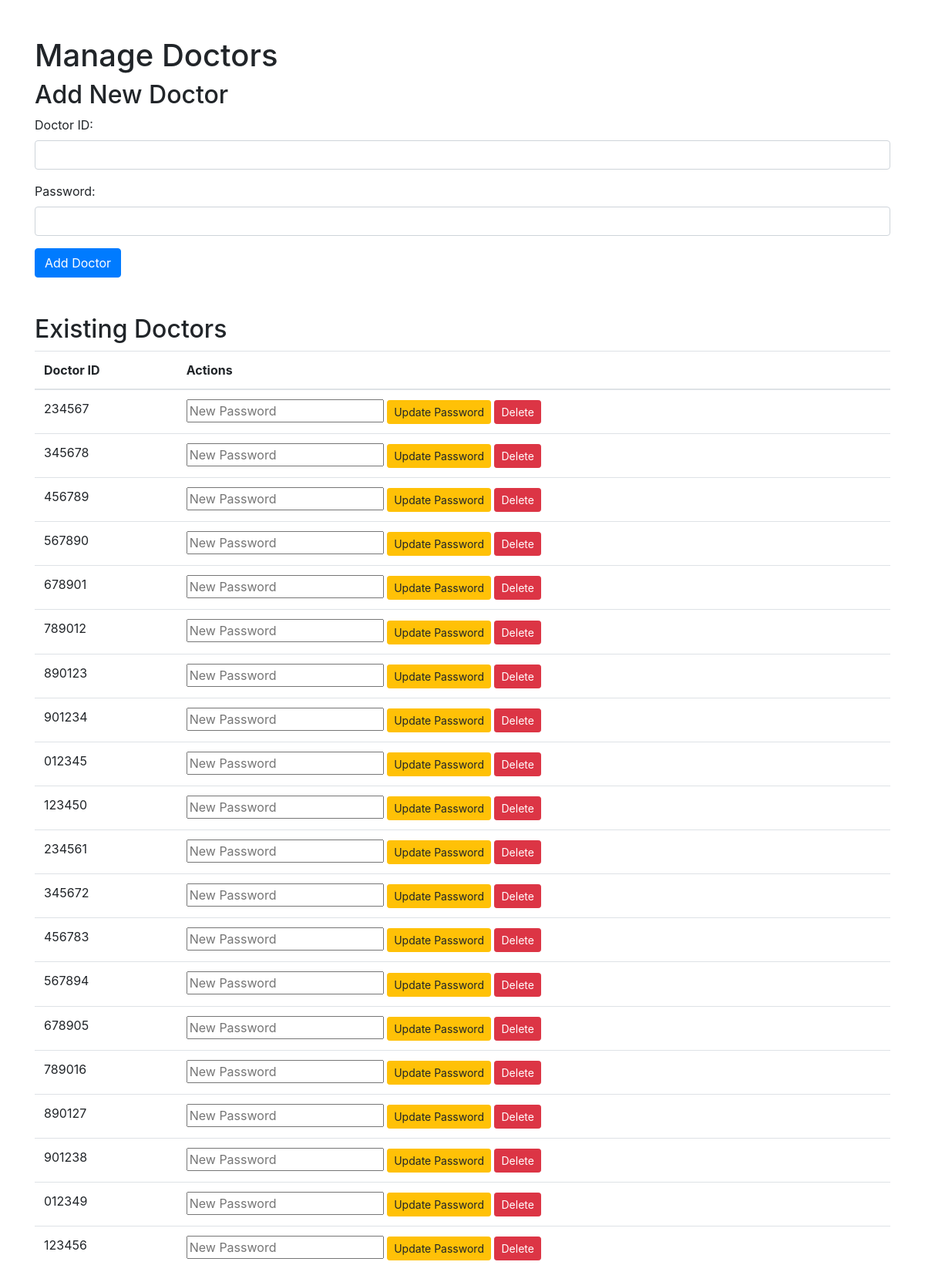
The page /manage_doctors.php on the database its author committed.
### tables this page shows
CREATE TABLE `doctors` (
  `id` int(11) NOT NULL,
  `doctors_id` varchar(20) NOT NULL,
  `password` varchar(128) NOT NULL
);

### manage_doctors.php (the view, shortened to what this page needs)
<?php
require_once "database2.php";
function getAllDoctors($conn) {
    $sql = "SELECT * FROM doctors";
    $result = mysqli_query($conn, $sql);
    return mysqli_fetch_all($result, MYSQLI_ASSOC);
}
function getUniqueDoctors($doctors) {
    $uniqueDoctors = [];
    $seenDoctorIds = [];
    foreach ($doctors as $doctor) {
        if (!in_array($doctor['doctors_id'], $seenDoctorIds)) {
            $uniqueDoctors[] = $doctor;
            $seenDoctorIds[] = $doctor['doctors_id'];
        }
    }
    return $uniqueDoctors;
}
$doctors = getAllDoctors($conn);
$uniqueDoctors = getUniqueDoctors($doctors);
?>
<!DOCTYPE html>
<html lang="en">
<head>
    <link rel="stylesheet" href="https://stackpath.bootstrapcdn.com/bootstrap/4.5.2/css/bootstrap.min.css">
</head>
<body>
    <div class="container mt-5">
        <h1>Manage Doctors</h1>
        <h2>Add New Doctor</h2>
        <form method="POST">
            <div class="form-group">
                <label for="doctors_id">Doctor ID:</label>
                <input type="text" class="form-control" id="doctors_id" name="doctors_id" required>
            </div>
            <div class="form-group">
                <label for="password">Password:</label>
                <input type="password" class="form-control" id="password" name="password" required>
            </div>
            <button type="submit" name="add_doctor" class="btn btn-primary">Add Doctor</button>
        </form>
        <h2 class="mt-5">Existing Doctors</h2>
        <table class="table">
            <thead>
                <tr>
                    <th>Doctor ID</th>
                    <th>Actions</th>
                </tr>
            </thead>
            <tbody>
                <?php foreach ($uniqueDoctors as $doctor): ?>
                <tr>
                    <td><?php echo htmlspecialchars($doctor['doctors_id']); ?></td>
                    <td>
                        <form method="POST" class="d-inline">
                            <input type="password" name="new_password" placeholder="New Password" required>
                            <button type="submit" name="update_password" class="btn btn-warning btn-sm">Update Password</button>
                        </form>
                        <form method="POST" class="d-inline" onsubmit="return confirm('Are you sure you want to delete this doctor?');">
                            <button type="submit" name="delete_doctor" class="btn btn-danger btn-sm">Delete</button>
                        </form>
                    </td>
                </tr>
                <?php endforeach; ?>
            </tbody>
        </table>
    </div>
</body>
</html>

### rows shown on the page
doctors: doctors "234567"
doctors: doctors "345678"
doctors: doctors "456789"
doctors: doctors "567890"
doctors: doctors "678901"
doctors: doctors "789012"
doctors: doctors "890123"
doctors: doctors "901234"
doctors: doctors "012345"
doctors: doctors "123450"
doctors: doctors "234561"
doctors: doctors "345672"
doctors: doctors "456783"
doctors: doctors "567894"
doctors: doctors "678905"
doctors: doctors "789016"
doctors: doctors "890127"
doctors: doctors "901238"
doctors: doctors "012349"
doctors: doctors "123456"
